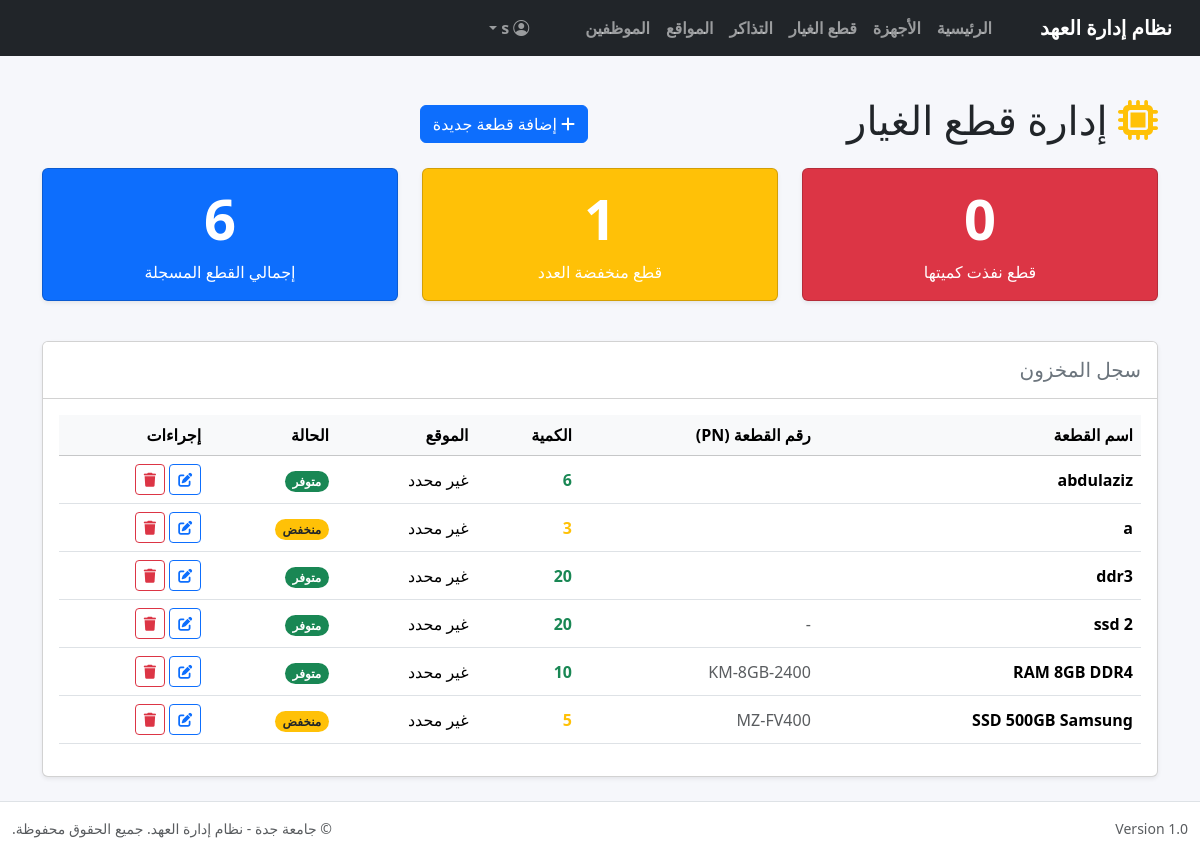
Page /index.php?page=spareparts/index (signed in) on the committed database.
### tables this page shows
CREATE TABLE `spare_parts` (
  `id` int(11) NOT NULL,
  `name` varchar(100) NOT NULL,
  `part_number` varchar(50) DEFAULT NULL,
  `quantity` int(11) DEFAULT 0,
  `min_quantity` int(11) DEFAULT 5,
  `location_id` int(11) DEFAULT NULL,
  `location` varchar(100) DEFAULT NULL,
  `description` text DEFAULT NULL,
  `created_at` datetime DEFAULT current_timestamp()
);

### app/controllers/SparePartsController.php (called while the page is built, shortened)
<?php
class SparePartsController extends Controller {
    private $spareModel;
    public function __construct(){
        $this->spareModel = $this->model('SparePart');
    }
    public function index(){
        $parts = $this->spareModel->getParts();
        $totalParts = count($parts);
        $outOfStock = 0;
        $lowStock = 0;
        foreach($parts as $part){
            if($part->quantity == 0){
                $outOfStock++;
            } elseif ($part->quantity < 5) {
                $lowStock++;
            }
        }
        $data = [
            'parts' => $parts,
            'total_parts' => $totalParts,
            'out_of_stock' => $outOfStock,
            'low_stock' => $lowStock
        ];
        $this->view('spare_parts/index', $data);
    }
}

### app/helpers/session_helper.php (called while the page is built, shortened)
<?php
function isLoggedIn()
{
  return isset($_SESSION['user_id']);
}
function currentRole()
{
  $r = $_SESSION['user_role'] ?? 'user';
  return ($r === 'super_admin') ? 'superadmin' : $r;
}
function canAccessLocationsModule()
{
  $role = currentRole();
  if (in_array($role, ['superadmin', 'manager'], true)) return true;
}

### app/libraries/Database.php (called while the page is built, shortened)
<?php
class Database {
    private $host = 'localhost';
    private $user = 'root';
    private $pass = '';
    private $dbname = 'it_inventory';
    private $dbh;
    private $stmt;
    public function __construct() {
        $dsn = 'mysql:host=' . $this->host . ';dbname=' . $this->dbname;
        $options = array(
            PDO::ATTR_PERSISTENT => true,
            PDO::ATTR_ERRMODE => PDO::ERRMODE_EXCEPTION
        );
        try {
            $this->dbh = new PDO($dsn, $this->user, $this->pass, $options);
        } catch(PDOException $e) {
            $this->error = $e->getMessage();
            echo $this->error;
        }
    }
    public function query($sql) {
        $this->stmt = $this->dbh->prepare($sql);
    }
    public function execute() {
        return $this->stmt->execute();
    }
    public function resultSet() {
        $this->execute();
        return $this->stmt->fetchAll(PDO::FETCH_OBJ);
    }
}

### app/models/SparePart.php (called while the page is built, shortened)
<?php
class SparePart {
    private $db;
    public function __construct() {
        $this->db = new Database;
    }
    public function getParts() {
        $this->db->query("SELECT parts.*, loc.name_ar as location_name
                          FROM spare_parts parts
                          LEFT JOIN locations loc ON parts.location_id = loc.id
                          ORDER BY parts.created_at DESC");
        return $this->db->resultSet();
    }
}

### app/views/spare_parts/index.php (the view)
<?php require_once APPROOT . '/views/layouts/header.php'; ?>
<div class="container mt-4">
    <div class="row mb-3 align-items-center">
        <div class="col-md-6">
            <h1><i class="fa fa-microchip text-warning"></i> إدارة قطع الغيار</h1>
        </div>
        <div class="col-md-6 text-md-end">
            <a href="<?php echo URLROOT; ?>/index.php?page=spareParts/add" class="btn btn-primary">
                <i class="fa fa-plus"></i> إضافة قطعة جديدة
            </a>
        </div>
    </div>
    <div class="row mb-4 text-center">
        <div class="col-md-4">
            <div class="card text-white bg-danger mb-3 shadow-sm">
                <div class="card-body">
                    <h1 class="display-4 fw-bold">0</h1>
                    <p class="card-text">قطع نفذت كميتها</p>
                </div>
            </div>
        </div>
        <div class="col-md-4">
            <div class="card text-white bg-warning mb-3 shadow-sm">
                <div class="card-body">
                    <h1 class="display-4 fw-bold">1</h1>
                    <p class="card-text">قطع منخفضة العدد</p>
                </div>
            </div>
        </div>
        <div class="col-md-4">
            <div class="card text-white bg-primary mb-3 shadow-sm">
                <div class="card-body">
                    <h1 class="display-4 fw-bold">
                        <?php echo isset($data['parts']) ? count($data['parts']) : 0; ?>
                    </h1>
                    <p class="card-text">إجمالي القطع المسجلة</p>
                </div>
            </div>
        </div>
    </div>
    <div class="card shadow-sm">
        <div class="card-header bg-white py-3">
            <h5 class="mb-0 text-secondary">سجل المخزون</h5>
        </div>
        <div class="card-body">
            <div class="table-responsive">
                <table class="table table-hover align-middle">
                    <thead class="table-light">
                        <tr>
                            <th>اسم القطعة</th>
                            <th>رقم القطعة (PN)</th>
                            <th>الكمية</th>
                            <th>الموقع</th>
                            <th>الحالة</th>
                            <th>إجراءات</th>
                        </tr>
                    </thead>
                    <tbody>
                        <?php if(!empty($data['parts'])): ?>
                            <?php foreach($data['parts'] as $part): ?>
                            <tr>
                                <td class="fw-bold"><?php echo $part->name; ?></td>
                                <td class="text-muted"><?php echo $part->part_number ?? '-'; ?></td>
                                <td>
                                    <?php if($part->quantity == 0): ?>
                                        <span class="text-danger fw-bold">0</span>
                                    <?php elseif($part->quantity <= $part->min_quantity): ?>
                                        <span class="text-warning fw-bold"><?php echo $part->quantity; ?></span>
                                    <?php else: ?>
                                        <span class="text-success fw-bold"><?php echo $part->quantity; ?></span>
                                    <?php endif; ?>
                                </td>
                                <td>غير محدد</td> <td>
                                    <?php if($part->quantity > $part->min_quantity): ?>
                                        <span class="badge bg-success rounded-pill">متوفر</span>
                                    <?php elseif($part->quantity > 0): ?>
                                        <span class="badge bg-warning text-dark rounded-pill">منخفض</span>
                                    <?php else: ?>
                                        <span class="badge bg-danger rounded-pill">نافذ</span>
                                    <?php endif; ?>
                                </td>
                                <td>
                                    <a href="<?php echo URLROOT; ?>/index.php?page=spareParts/edit&id=<?php echo $part->id; ?>" class="btn btn-sm btn-outline-primary"><i class="fa fa-edit"></i></a>
                                    <a href="<?php echo URLROOT; ?>/index.php?page=spareParts/delete&id=<?php echo $part->id; ?>" class="btn btn-sm btn-outline-danger" onclick="return confirm('حذف هذه القطعة؟');"><i class="fa fa-trash"></i></a>
                                </td>
                            </tr>
                            <?php endforeach; ?>
                        <?php else: ?>
                            <tr><td colspan="6" class="text-center py-4 text-muted">لا توجد قطع غيار مسجلة حتى الآن.</td></tr>
                        <?php endif; ?>
                    </tbody>
                </table>
            </div>
        </div>
    </div>
</div> <?php require_once APPROOT . '/views/layouts/footer.php'; ?>

### public/index.php (shortened to what this page needs)
<?php
spl_autoload_register(function (string $class): void {
  $candidates = [
    APPROOT . '/controllers/' . $class . '.php',
    APPROOT . '/models/' . $class . '.php',
    APPROOT . '/libraries/' . $class . '.php',
  ];
  foreach ($candidates as $file) {
    if (file_exists($file)) {
      return;
    }
  }
});
function normalize_route(string $route): string {
  $route = urldecode($route);
  $route = str_replace('\\', '/', $route);
  $route = trim($route);
  $route = trim($route, "/ \t\n\r\0\x0B");
  $route = preg_replace('#/+#', '/', $route) ?? $route;
  return $route === '' ? 'dashboard/index' : $route;
}
$route = normalize_route((string)($_GET['page'] ?? 'dashboard/index'));
$routeKey = strtolower($route);
try {
  if (in_array($routeKey, ['spare_parts', 'spareparts', 'spare_parts/index', 'spareparts/index'], true)) {
    if (class_exists('SparePartsController')) {
      (new SparePartsController())->index();
    } else {
      (new DashboardController())->index();
    }
    exit;
  }
} catch (Throwable $e) {
  if (defined('APP_ENV') && APP_ENV === 'production') {
    echo "<h3>حدث خطأ غير متوقع</h3>";
    echo "<p>حاول مرة ثانية أو راجع مدير النظام.</p>";
  } else {
    echo "<h3>Router Error</h3>";
    echo "<pre>" . htmlspecialchars($e->getMessage()) . "</pre>";
    echo "<pre>" . htmlspecialchars($e->getTraceAsString()) . "</pre>";
  }
}

### app/libraries/Controller.php (shortened to what this page needs)
<?php
require_once '../app/helpers/session_helper.php';
class Controller {
    public function model($model){
        $path = '../app/models/' . $model . '.php';
        if (file_exists($path)) {
            return new $model();
        } else {
            die("Model file not found: {$path}");
        }
    }
    public function view($view, $data = []){
        $path = '../app/views/' . $view . '.php';
        if (file_exists($path)) {
            require $path;
        } else {
            die("View file not found: {$path}");
        }
    }
}

### app/views/layouts/header.php (shortened to what this page needs)
<?php
$canLocations = function_exists('canAccessLocationsModule') ? canAccessLocationsModule() : false;
$logged = function_exists('isLoggedIn') ? isLoggedIn() : false;
?>
<!doctype html>
<html lang="ar" dir="rtl">
<head>
  <link href="https://cdn.jsdelivr.net/npm/bootstrap@5.3.3/dist/css/bootstrap.min.css" rel="stylesheet">
  <link href="https://cdn.jsdelivr.net/npm/bootstrap-icons@1.11.3/font/bootstrap-icons.min.css" rel="stylesheet">
  <link rel="stylesheet" href="https://cdnjs.cloudflare.com/ajax/libs/font-awesome/6.5.1/css/all.min.css">
</head>
<body>
<nav class="navbar navbar-expand-lg navbar-dark bg-dark">
  <div class="container-fluid">
    <a class="navbar-brand" href="index.php?page=dashboard/index">
      <?php echo defined('SITENAME') ? SITENAME : 'نظام إدارة العهد'; ?>
    </a>
    <div class="collapse navbar-collapse" id="topNav">
      <ul class="navbar-nav mb-2 mb-lg-0">
        <li class="nav-item"><a class="nav-link" href="index.php?page=dashboard/index">الرئيسية</a></li>
        <li class="nav-item"><a class="nav-link" href="index.php?page=assets/index">الأجهزة</a></li>
        <li class="nav-item"><a class="nav-link" href="index.php?page=spareparts/index">قطع الغيار</a></li>
        <li class="nav-item"><a class="nav-link" href="index.php?page=tickets/index">التذاكر</a></li>
        <?php if ($canLocations): ?>
          <li class="nav-item"><a class="nav-link" href="index.php?page=locations/index">المواقع</a></li>
        <?php endif; ?>
        <?php if (function_exists('currentRole') && in_array(currentRole(), ['superadmin','manager'], true)): ?>
          <li class="nav-item"><a class="nav-link" href="index.php?page=users/index">الموظفين</a></li>
        <?php endif; ?>
      </ul>
      <ul class="navbar-nav ms-lg-auto">
        <?php if ($logged): ?>
          <li class="nav-item dropdown">
            <a class="nav-link dropdown-toggle" href="#" role="button" data-bs-toggle="dropdown">
              <i class="bi bi-person-circle"></i>
            </a>
          </li>
        <?php else: ?>
          <li class="nav-item"><a class="nav-link" href="index.php?page=register">تسجيل جديد</a></li>
          <li class="nav-item"><a class="nav-link" href="index.php?page=login">دخول</a></li>
        <?php endif; ?>
      </ul>
    </div>
  </div>
</nav>
<main class="site-content container-fluid pt-3">

### app/views/layouts/footer.php (shortened to what this page needs)
</main>
<footer class="py-3 mt-4 border-top bg-white">
  <div class="container-fluid">
    <div class="d-flex align-items-center justify-content-between flex-wrap gap-2">
      <div class="text-muted small">Version 1.0</div>
      <div class="text-muted small">© جامعة جدة - نظام إدارة العهد. جميع الحقوق محفوظة.</div>
    </div>
  </div>
</footer>
</body>
</html>

### app/views/layouts/header.php (style rules this page uses)
html, body { height: 100%; }
body { min-height: 100vh; display: flex; flex-direction: column; background: #f6f7fb; }
main.site-content { flex: 1; }
.navbar-brand { font-weight: 900; }
.nav-link { font-weight: 700; }

### rows in the picture
spare_parts: name "abdulaziz", quantity "6", min_quantity "متوفر"
spare_parts: name "a", quantity "3", min_quantity "منخفض"
spare_parts: name "ddr3", quantity "20", min_quantity "متوفر"
spare_parts: name "ssd 2", part_number "-", quantity "20", shows "متوفر"
spare_parts: name "RAM 8GB DDR4", part_number "KM-8GB-2400", quantity "10", min_quantity "متوفر"
spare_parts: name "SSD 500GB Samsung", part_number "MZ-FV400", quantity "5", min_quantity "منخفض"

### other values in the picture
SITENAME "نظام إدارة العهد"
count($data['parts']) "6"
